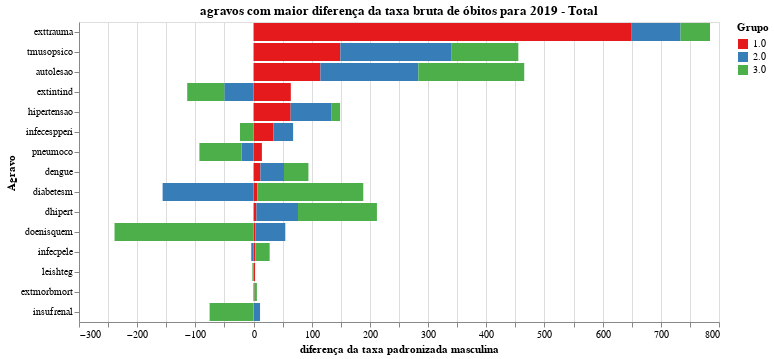

Notebook code for this chart:
### Code cell
chart = plot_grafico_dif(pop_19, pop_r,
                         'taxa_obitos_esp_homem', 
                         "agravos com maior diferença da taxa bruta de óbitos para 2019 - Total",
                        "diferença da taxa padronizada masculina")


chart.save('tx_pad_h.svg')
chart

### Figure 1 — Vega-Lite specification as saved in the notebook (floating-point values rounded to 4 significant figures)
{"config": {"view": {"continuousWidth": 400, "continuousHeight": 300}, "range": {"category": {"scheme": "set1"}}}, "data": {"name": "data-04d8a4e349d69242a8c55968a915128d"}, "mark": "bar", "encoding": {"color": {"type": "nominal", "field": "grupo", "title": "Grupo"}, "order": {"type": "nominal", "field": "grupo", "sort": "ascending"}, "tooltip": {"type": "quantitative", "field": "taxa"}, "x": {"type": "quantitative", "field": "taxa", "title": "diferença da taxa padronizada masculina"}, "y": {"type": "nominal", "field": "agravo", "sort": null, "title": "Agravo"}}, "title": "agravos com maior diferença da taxa bruta de óbitos para 2019 - Total", "width": 640, "$schema": "https://vega.github.io/schema/vega-lite/v4.8.1.json", "datasets": {"data-04d8a4e349d69242a8c55968a915128d": [{"agravo": "exttrauma", "grupo": "1.0", "taxa": 650.0}, {"agravo": "exttrauma", "grupo": "2.0", "taxa": 83.99}, {"agravo": "exttrauma", "grupo": "3.0", "taxa": 50.64}, {"agravo": "tmusopsico", "grupo": "1.0", "taxa": 149.2}, {"agravo": "tmusopsico", "grupo": "2.0", "taxa": 191.3}, {"agravo": "tmusopsico", "grupo": "3.0", "taxa": 114.6}, {"agravo": "autolesao", "grupo": "1.0", "taxa": 114.9}, {"agravo": "autolesao", "grupo": "2.0", "taxa": 168.3}, {"agravo": "autolesao", "grupo": "3.0", "taxa": 182.0}, {"agravo": "extintind", "grupo": "1.0", "taxa": 64.06}, {"agravo": "extintind", "grupo": "2.0", "taxa": -50.27}, {"agravo": "extintind", "grupo": "3.0", "taxa": -63.73}, {"agravo": "hipertensao", "grupo": "1.0", "taxa": 63.75}, {"agravo": "hipertensao", "grupo": "2.0", "taxa": 70.44}, {"agravo": "hipertensao", "grupo": "3.0", "taxa": 14.61}, {"agravo": "infecespperi", "grupo": "1.0", "taxa": 34.19}, {"agravo": "infecespperi", "grupo": "2.0", "taxa": 33.81}, {"agravo": "infecespperi", "grupo": "3.0", "taxa": -23.33}, {"agravo": "pneumoco", "grupo": "1.0", "taxa": 14.34}, {"agravo": "pneumoco", "grupo": "2.0", "taxa": -20.32}, {"agravo": "pneumoco", "grupo": "3.0", "taxa": -72.72}, {"agravo": "dengue", "grupo": "1.0", "taxa": 11.87}, {"agravo": "dengue", "grupo": "2.0", "taxa": 40.48}, {"agravo": "dengue", "grupo": "3.0", "taxa": 41.96}, {"agravo": "diabetesm", "grupo": "1.0", "taxa": 6.563}, {"agravo": "diabetesm", "grupo": "2.0", "taxa": -156.3}, {"agravo": "diabetesm", "grupo": "3.0", "taxa": 182.0}, {"agravo": "dhipert", "grupo": "1.0", "taxa": 4.916}, {"agravo": "dhipert", "grupo": "2.0", "taxa": 71.51}, {"agravo": "dhipert", "grupo": "3.0", "taxa": 135.6}, {"agravo": "doenisquem", "grupo": "1.0", "taxa": 3.127}, {"agravo": "doenisquem", "grupo": "2.0", "taxa": 51.45}, {"agravo": "doenisquem", "grupo": "3.0", "taxa": -238.9}, {"agravo": "infecpele", "grupo": "1.0", "taxa": 3.115}, {"agravo": "infecpele", "grupo": "2.0", "taxa": -3.926}, {"agravo": "infecpele", "grupo": "3.0", "taxa": 24.58}, {"agravo": "leishteg", "grupo": "1.0", "taxa": 2.617}, {"agravo": "leishteg", "grupo": "2.0", "taxa": -0.1395}, {"agravo": "leishteg", "grupo": "3.0", "taxa": -1.895}, {"agravo": "extmorbmort", "grupo": "1.0", "taxa": 1.43}, {"agravo": "extmorbmort", "grupo": "2.0", "taxa": 0.1395}, {"agravo": "extmorbmort", "grupo": "3.0", "taxa": 4.191}, {"agravo": "insufrenal", "grupo": "1.0", "taxa": 0.2392}, {"agravo": "insufrenal", "grupo": "2.0", "taxa": 10.94}, {"agravo": "insufrenal", "grupo": "3.0", "taxa": -75.52}]}}
